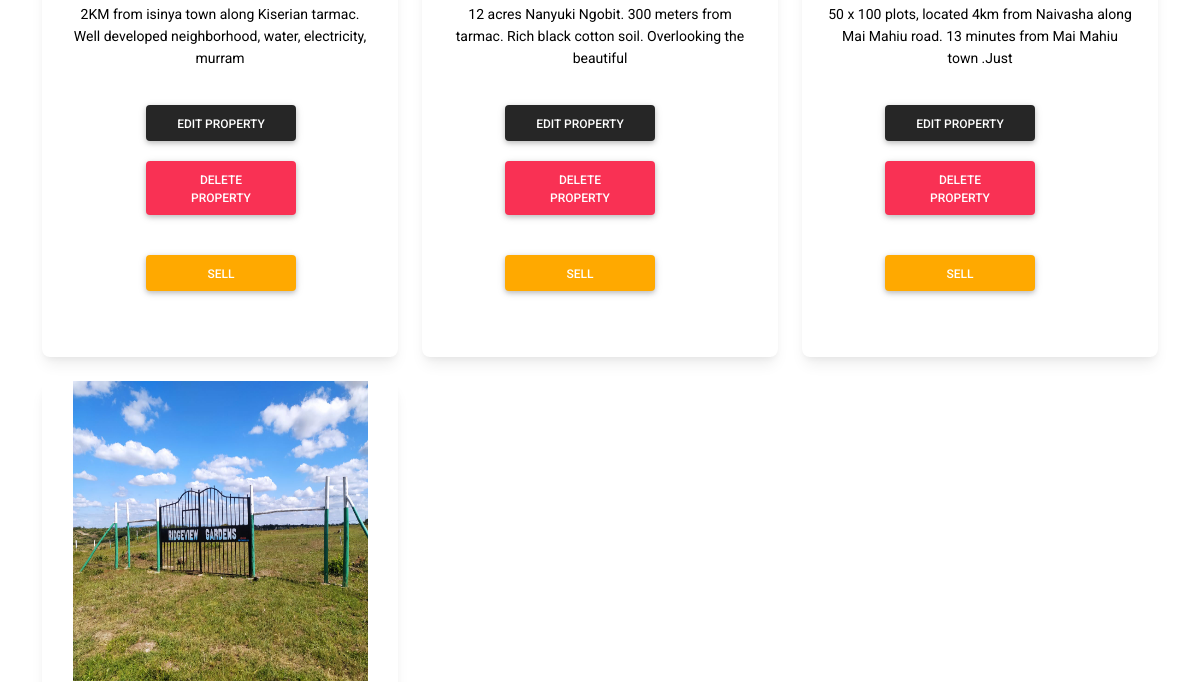
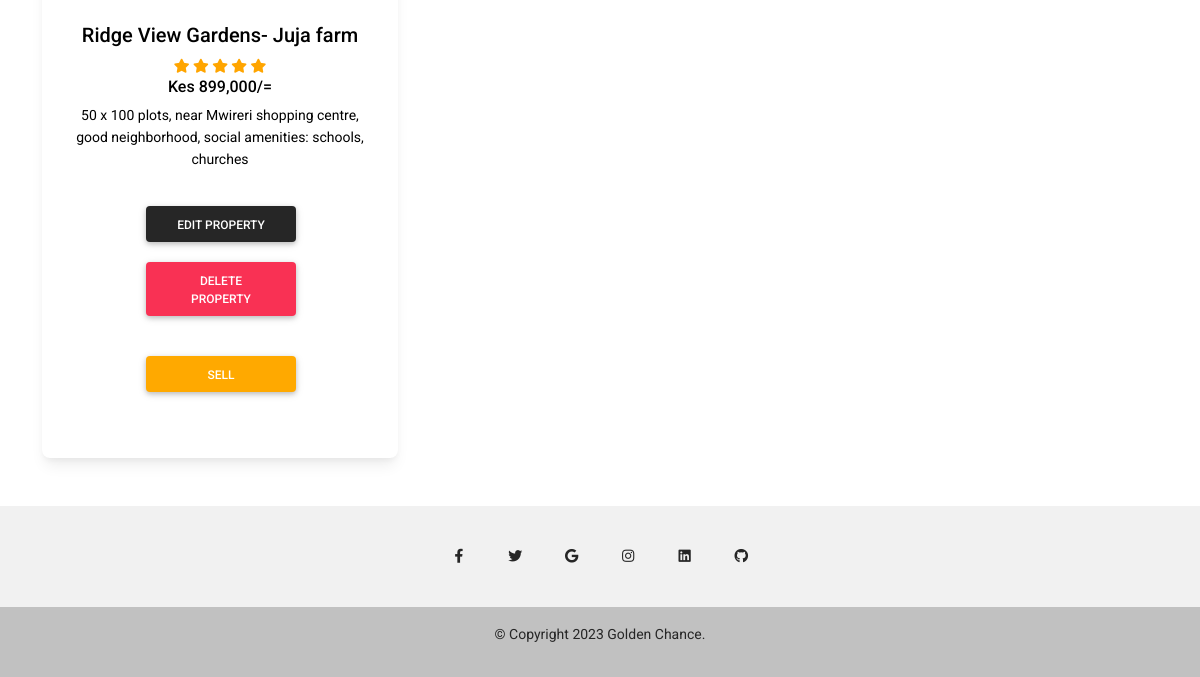
/Site/php/Admin/admin.php (signed in, lower part), run on an earlier commit of the app's database (2 pictures, top to bottom).
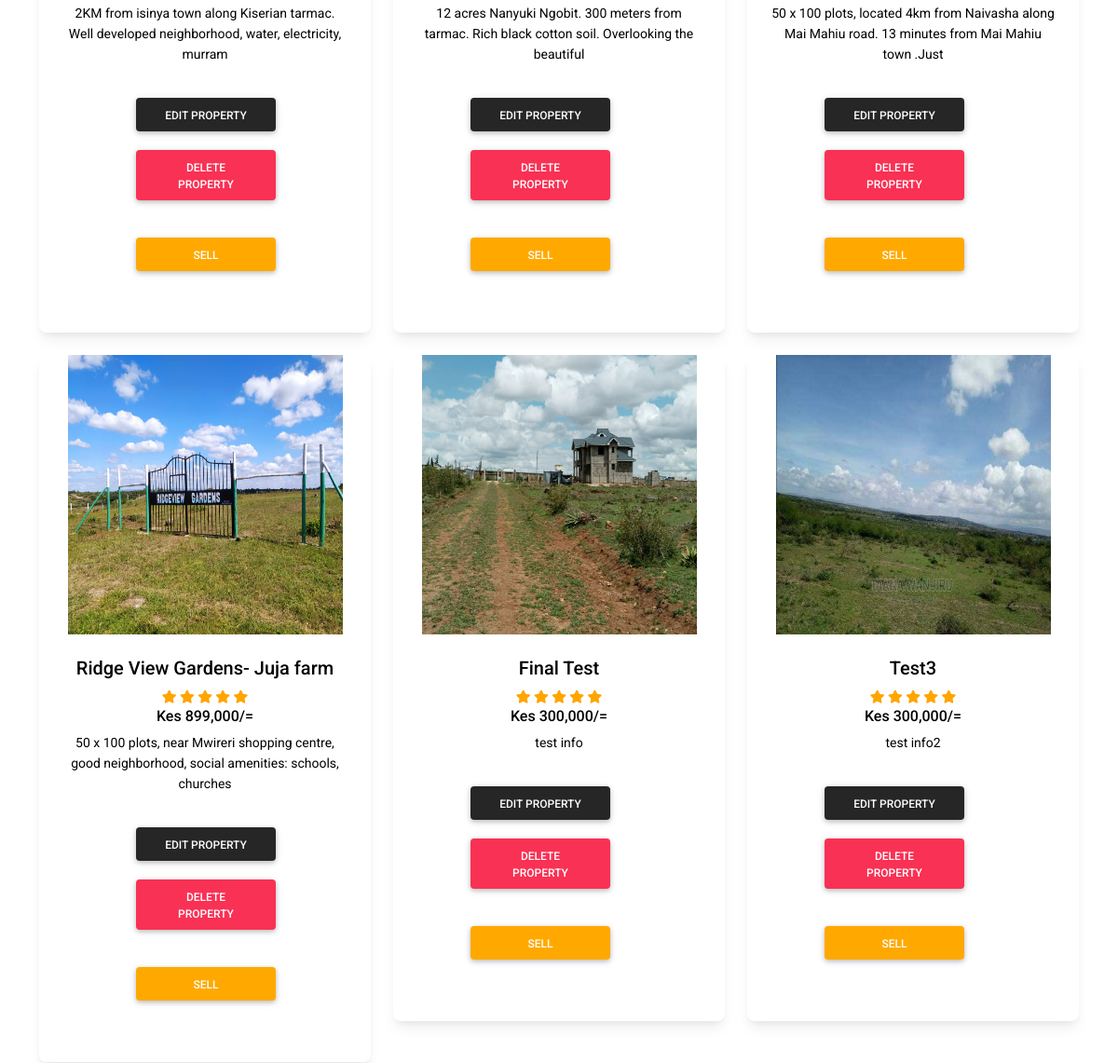
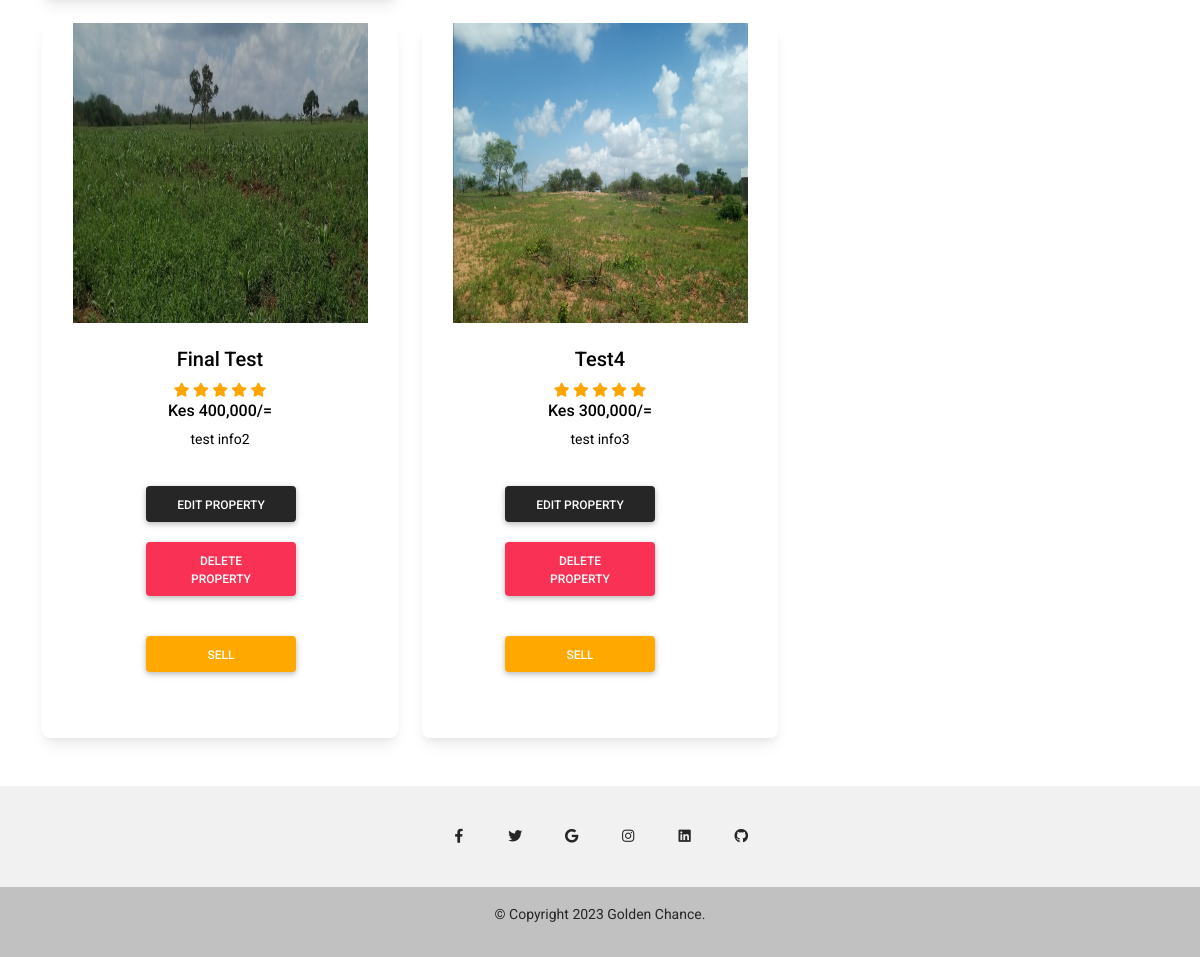
And on a later commit of the database (2 pictures, top to bottom).
### tables this page shows
CREATE TABLE `products` (
  `id` int(11) NOT NULL,
  `productname` varchar(100) NOT NULL,
  `price` int(100) NOT NULL,
  `productinfo` varchar(100) NOT NULL,
  `productimage` varchar(100) NOT NULL,
  `ext` varchar(100) NOT NULL,
  `category` varchar(100) NOT NULL,
  `products` varchar(100) NOT NULL,
  `code` varchar(100) NOT NULL,
  `location` varchar(100) NOT NULL,
  `size` varchar(100) NOT NULL,
  `Date` date NOT NULL,
  `Time` time(1) NOT NULL
);

### Site/php/Admin/admin.php (the view, shortened to what the changed rows need)
<?php
require_once '../includes/config.php';
$sql="SELECT * FROM admin where role='" . $_SESSION["role"] . "' GROUP BY role";
$stmt = $DBH->prepare($sql);
$stmt->execute();
?>
<!DOCTYPE html>
<html lang="en">
  <head>
    <link
      rel="stylesheet"
      href="https://use.fontawesome.com/releases/v5.15.2/css/all.css"
    />
    <link rel ="stylesheet" type = "text/css" href ="css/admin.css">
    <link rel="stylesheet" href="../../css/styles.css" />
    <link rel="stylesheet" href="../../css/extrastyles.css" />
  </head>
  <body>
    <main class="mt-5">
      <div class="container">
    <br>
    <br>
    <br><br>
        <?php
         require_once '../includes/config.php';
         if (isset($_POST['submit'])){
         $search = $_POST['search'];
        $sql="SELECT * FROM products where (category LIKE '%" . $_POST["search"] . "%') OR (productname LIKE '%" . $_POST["search"] . "%') OR (productinfo LIKE '%" . $_POST["search"] . "%')OR (price LIKE '%" . $_POST["search"] . "%') OR (products LIKE '%" . $_POST["search"] . "%') ";
        $stmt = $DBH->prepare($sql);
        $stmt->execute();
        $total = $stmt->rowCount();
      }
      else{
        $sql="SELECT * FROM products ";
        $stmt = $DBH->prepare($sql);
        $stmt->execute();
      }
    ?>
        <section class="text-center mb-4" >
        <?php
          $t = 0;
          while($row = $stmt->fetchObject()) {
            $t++;
                if($t == 1)
                {
        ?>
      <div class="row" style="display:flex;">
            <div class="col-lg-4 col-md-12 mb-4">
              <div class="card" style="">
                <div class="bg-image hover-overlay ripple" data-mdb-ripple-color="light">
                  <?php if ($row->ext == 'mp4') { ?>
                    <video style="max-width:295px; height:300px;" autoplay muted loop>
                       <source src="<?php echo "products/". "{$row->productimage}";?>">
                    </video>
                    <?php } else { ?>
                      <img src="<?php echo "products/" . "{$row->productimage}"; ?>" class="img-fluid" style="max-width:295px; height:300px;" />
                    <?php } ?>
                </div>
                <div class="card-body">
                  <h5 class="card-title"><?php echo "{$row->productname}"; ?></h5>
                  <span class="fa fa-star checked"></span>
                  <span class="fa fa-star checked"></span>
                  <span class="fa fa-star checked"></span>
                  <span class="fa fa-star checked"></span>
                  <span class="fa fa-star checked"></span>
                  <h6>Kes <?php echo number_format($row->price); ?>/=</h6>
                  <p class="card-text">
                  <?php echo "{$row->productinfo}"; ?>
                  </p>
                  <div class="tools" style="display:flex;margin-left:-40px;">
<div class="tools" style="display:flex;margin-left:100px;">
<div class="delete-edit" style="margin-left:auto;margin-right:auto;display:block;">
 <div class="edit" >
   <button style="margin-top:20px;" class="btn btn-dark " onclick=editproduct()>EDIT PROPERTY</button>
 </div>
  <form action="deleteproducts.php" method="post" style="box-shadow:none;">
    <button type="submit" class="btn btn-danger " name="deleteproduct_btn">DELETE PROPERTY</button>
  </form>
  <?php
            require_once '../includes/config.php';
            $sql1="SELECT * FROM soldout WHERE propertyId = $row->id";
            $stmt1 = $DBH->prepare($sql1);
            $stmt1->execute();
            if($stmt1->rowCount() == 1) {
            while($row1 = $stmt1->fetchObject()) {
            ?>
        <a class="btn btn-danger" style="cursor: no-drop;">SOLD OUT</a>
        <?php }}else{?>
          <form action="deleteproducts.php" method="post" style="box-shadow:none;">
            <button type="submit" class="btn btn-warning" name="soldbtn">SEll</button>
          </form>
  <?php }?>
</div>
</div>
                  </div>
                  <br>
                </div>
              </div>
            </div>
        <?php
            }else if($t == 3){
              ?>
              <div class="col-lg-4 col-md-12 mb-4">
              <div class="card" style="">
                <div class="bg-image hover-overlay ripple" data-mdb-ripple-color="light">
                  <?php if ($row->ext == 'mp4') { ?>
                    <video style="max-width:295px; height:300px;" autoplay muted loop>
                       <source src="<?php echo "products/". "{$row->productimage}";?>">
                    </video>
                    <?php } else { ?>
                      <img src="<?php echo "products/" . "{$row->productimage}"; ?>" class="img-fluid" style="max-width:295px; height:300px;" />
                    <?php } ?>
                </div>
                <div class="card-body">
                  <h5 class="card-title"><?php echo "{$row->productname}"; ?></h5>
                  <span class="fa fa-star checked"></span>
                  <span class="fa fa-star checked"></span>
                  <span class="fa fa-star checked"></span>
                  <span class="fa fa-star checked"></span>
                  <span class="fa fa-star checked"></span>
                  <h6>Kes <?php echo number_format($row->price); ?>/=</h6>
                  <p class="card-text">
                  <?php echo "{$row->productinfo}"; ?>
                  </p>
<div class="tools" style="display:flex;margin-left:-40px;">
<div class="delete-edit" style="margin-left:auto;margin-right:auto;display:block;">
 <div class="edit" >
   <button style="margin-top:20px;" class="btn btn-dark " onclick=editproduct()>EDIT PROPERTY</button>
 </div>
  <form action="deleteproducts.php" method="post" style="box-shadow:none;">
    <button type="submit" class="btn btn-danger " name="deleteproduct_btn">DELETE PROPERTY</button>
  </form>
  <?php
            require_once '../includes/config.php';
            $sql1="SELECT * FROM soldout WHERE propertyId = $row->id";
            $stmt1 = $DBH->prepare($sql1);
            $stmt1->execute();
            if($stmt1->rowCount() == 1) {
            while($row1 = $stmt1->fetchObject()) {
            ?>
        <a class="btn btn-danger" style="cursor: no-drop;">SOLD OUT</a>
        <?php }}else{?>
          <form action="deleteproducts.php" method="post" style="box-shadow:none;">
            <button type="submit" class="btn btn-warning" name="soldbtn">SEll</button>
          </form>
  <?php }?>
</div>
</div>
                  <br>
                </div>
              </div>
            </div>
      </div>
            <?php
                  $t = 0;
                }else{
                  ?>
            <div class="col-lg-4 col-md-12 mb-4">
              <div class="card" style="">
                <div class="bg-image hover-overlay ripple" data-mdb-ripple-color="light">
                  <?php if ($row->ext == 'mp4') { ?>
                    <video style="max-width:295px; height:300px;" autoplay muted loop>
                       <source src="<?php echo "products/". "{$row->productimage}";?>">
                    </video>
                    <?php } else { ?>
                      <img src="<?php echo "products/" . "{$row->productimage}"; ?>" class="img-fluid" style="max-width:295px; height:300px;" />
                    <?php } ?>
                </div>
                <div class="card-body">
                  <h5 class="card-title"><?php echo "{$row->productname}"; ?></h5>
                  <span class="fa fa-star checked"></span>
                  <span class="fa fa-star checked"></span>
                  <span class="fa fa-star checked"></span>
                  <span class="fa fa-star checked"></span>
                  <span class="fa fa-star checked"></span>
                  <h6>Kes <?php echo number_format($row->price); ?>/=</h6>
                  <p class="card-text">
                  <?php echo "{$row->productinfo}"; ?>
                  </p>
<div class="tools" style="display:flex;margin-left:-40px;">
<div class="delete-edit" style="margin-left:auto;margin-right:auto;display:block;">
 <div class="edit" >
   <button style="margin-top:20px;" class="btn btn-dark " onclick=editproduct()>EDIT PROPERTY</button>
 </div>
  <form action="deleteproducts.php" method="post" style="box-shadow:none;">
    <button type="submit" class="btn btn-danger " name="deleteproduct_btn">DELETE PROPERTY</button>
  </form>
  <?php
            require_once '../includes/config.php';
            $sql1="SELECT * FROM soldout WHERE propertyId = $row->id";
            $stmt1 = $DBH->prepare($sql1);
            $stmt1->execute();
            if($stmt1->rowCount() == 1) {
            while($row1 = $stmt1->fetchObject()) {
            ?>
        <a class="btn btn-danger" style="cursor: no-drop;">SOLD OUT</a>
        <?php }}else{?>
          <form action="deleteproducts.php" method="post" style="box-shadow:none;">
            <button type="submit" class="btn btn-warning" name="soldbtn">SEll</button>
          </form>
  <?php }?>
</div>
</div>
                </div>
                <br>
              </div>
            </div>
            <?php
                }
            }
            if($t < 3){
              ?>
              </div>
              <?php
            }
            ?>
          </section>
      </div>
    </main>
  </body>
</html>

What changed in the data, as far as the page shows it:
added products: productimage (picture), productname "Final Test", price "300,000", productinfo "test info"
added products: productimage (picture), productname "Test3", price "300,000", productinfo "test info2"
added products: productimage (picture), productname "Final Test", price "400,000", productinfo "test info2"
added products: productimage (picture), productname "Test4", price "300,000", productinfo "test info3"
